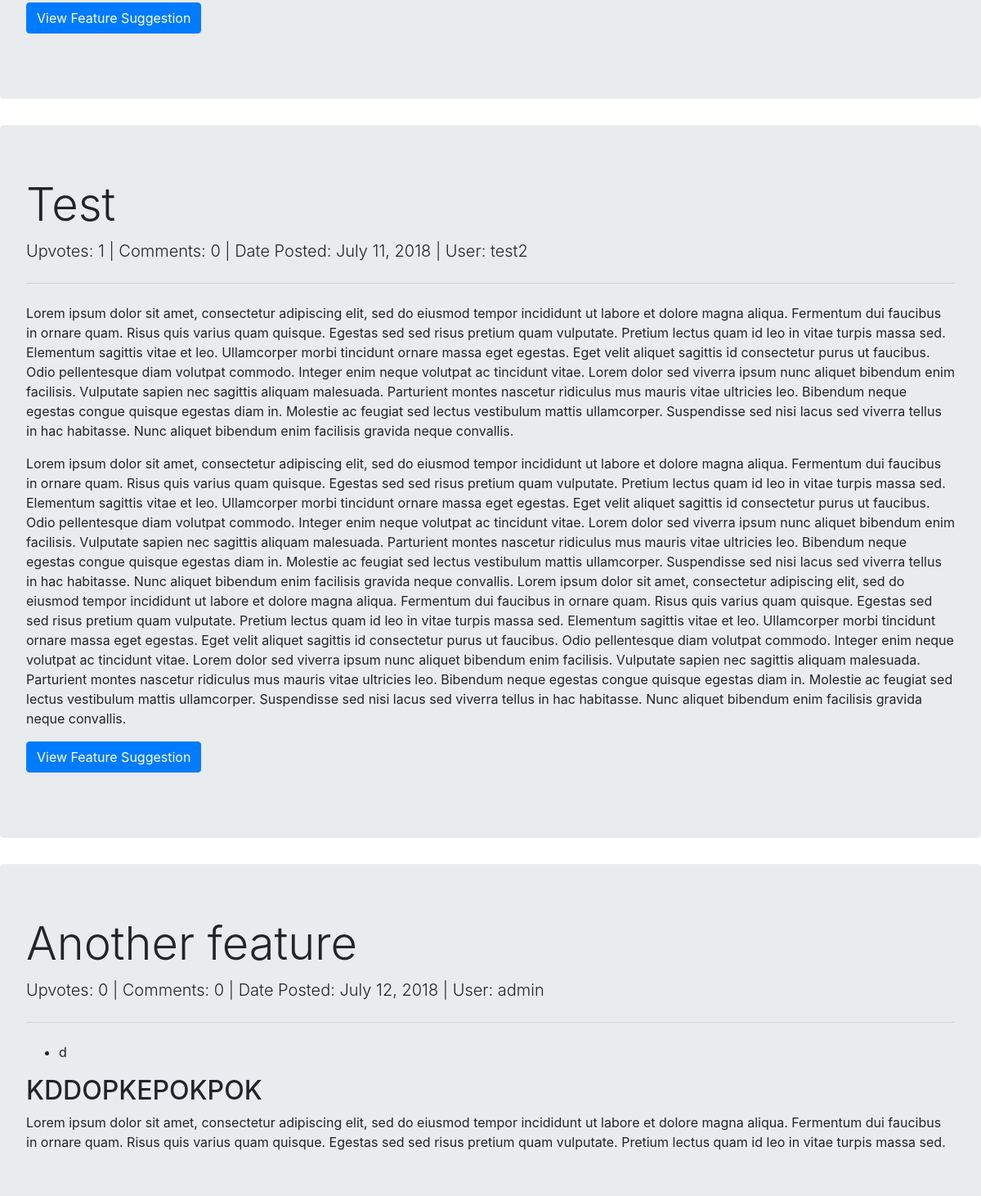
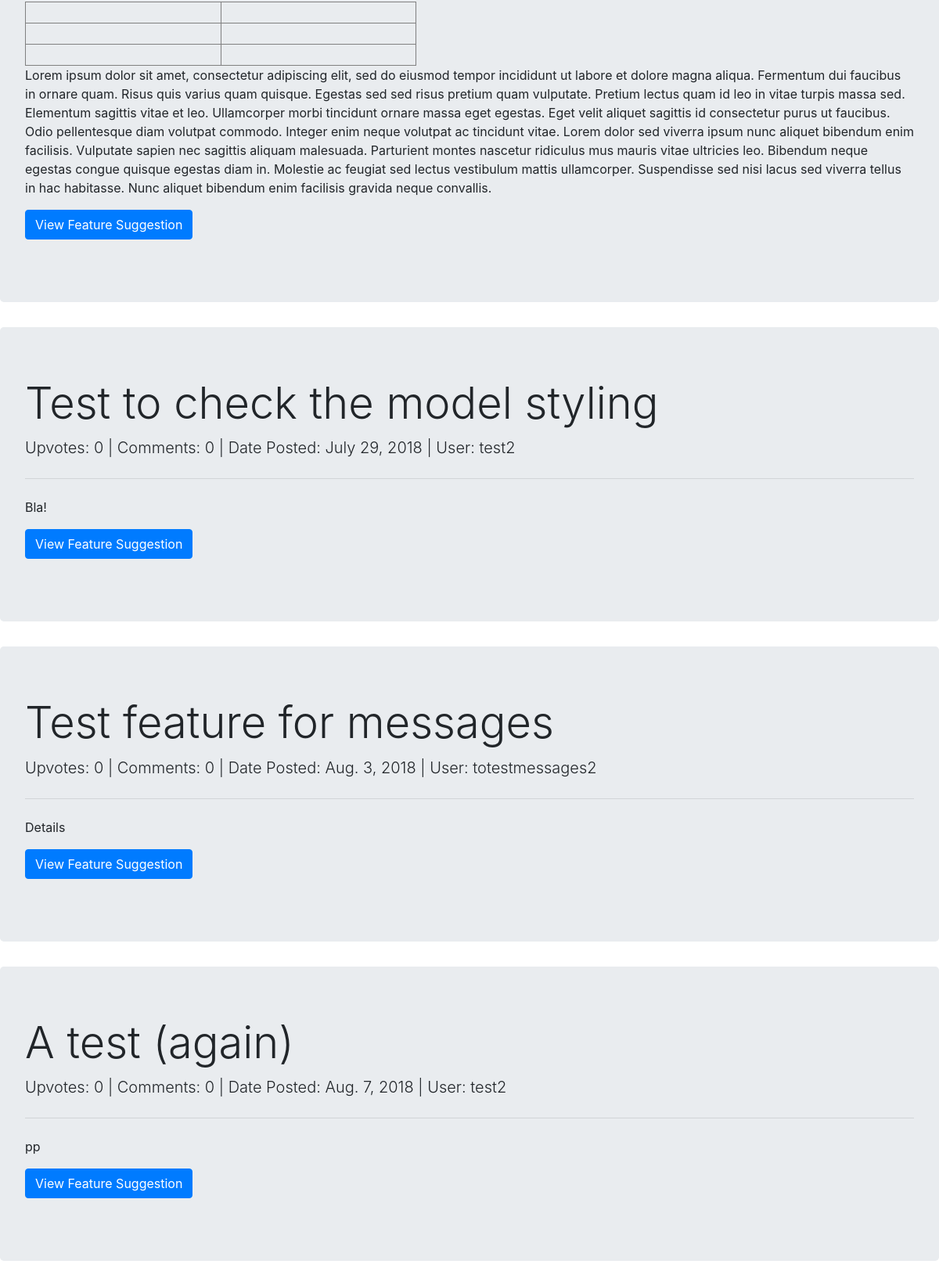
Page /suggestions/ (lower part) on the earlier database version (2 pictures, top to bottom).
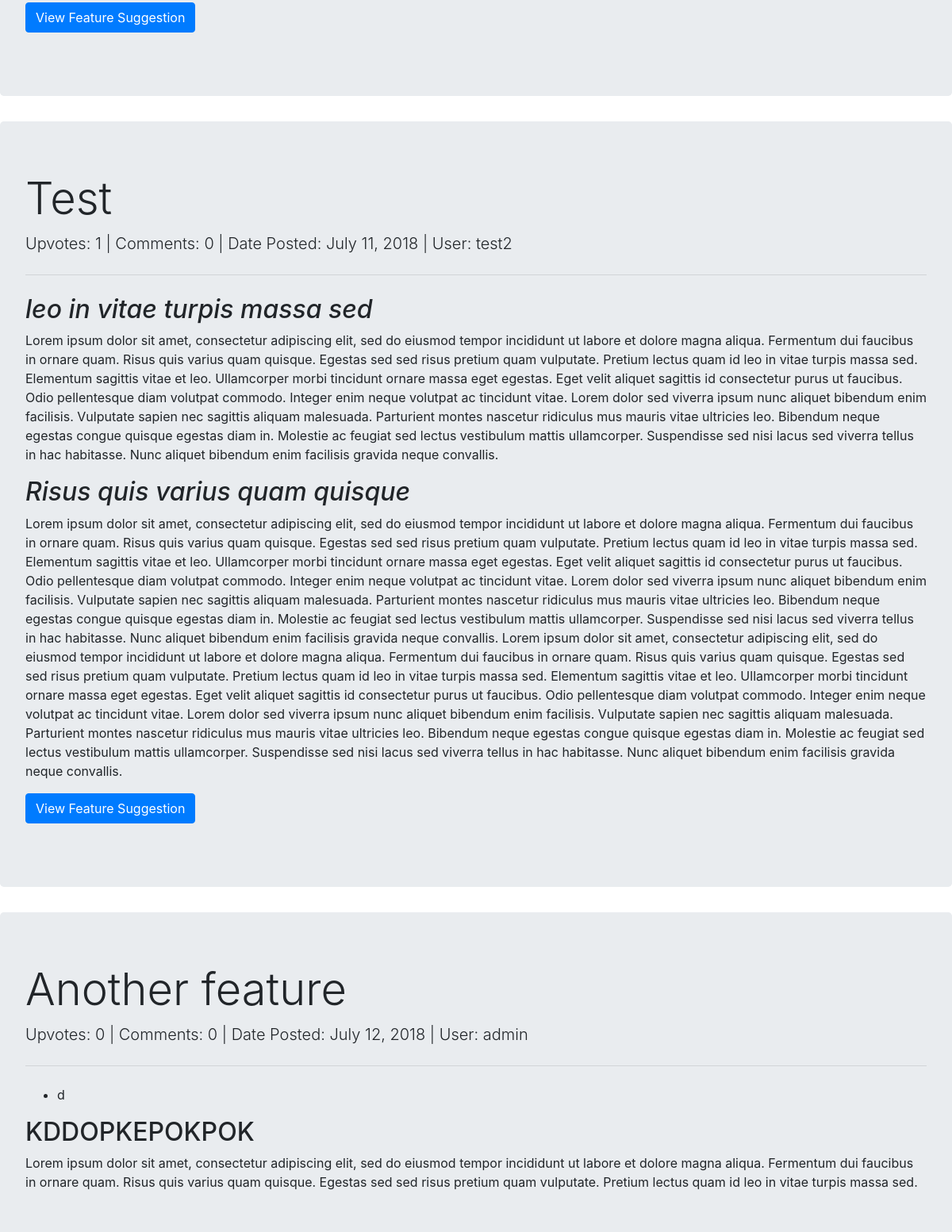
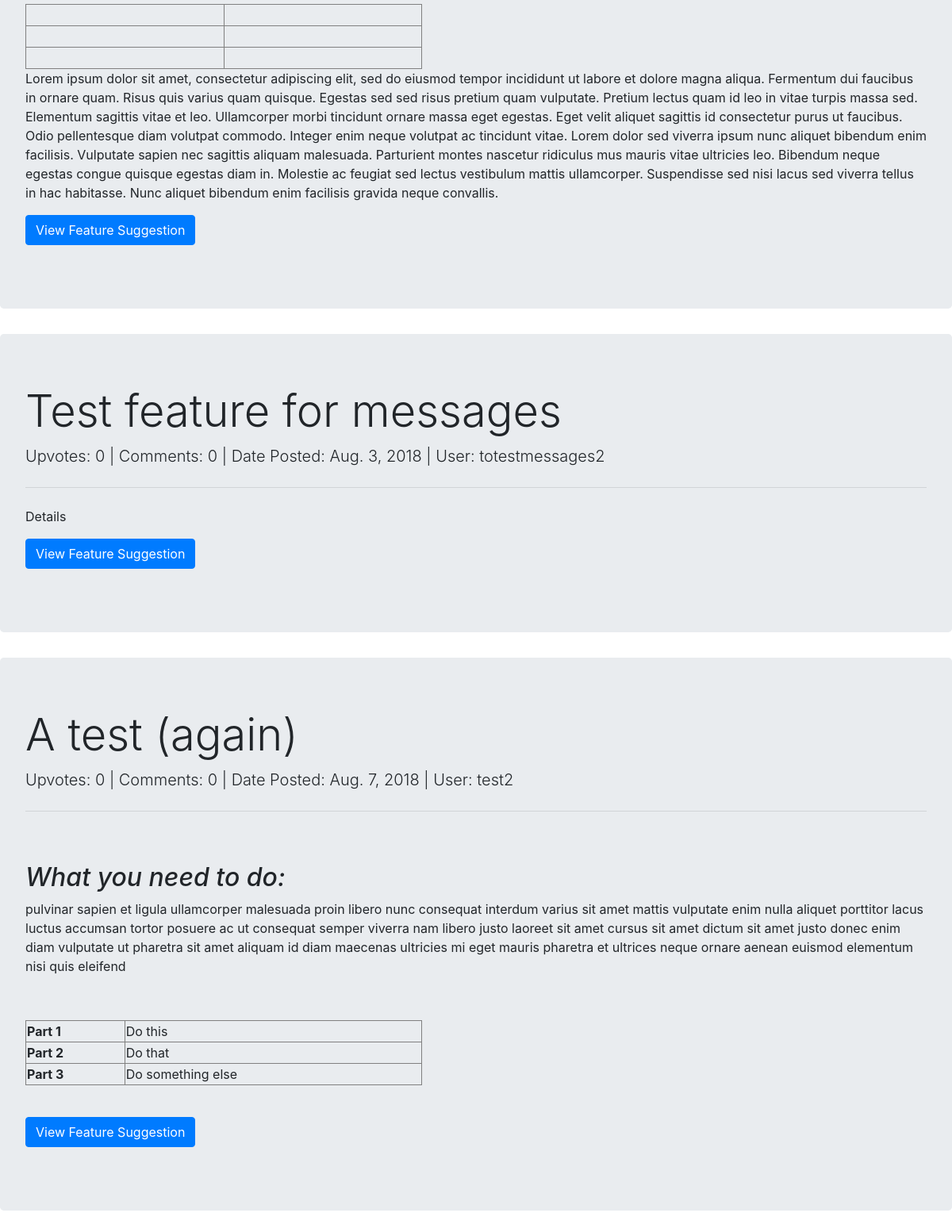
Same page on the later database version (2 pictures, top to bottom).
### usersuggestions/models.py (models this page shows, shortened)
class Suggestion(models.Model):
    suggestion_choices = ((True, 'Feature'), (False, 'Bug Fix'))
    is_feature = models.BooleanField(blank=False, default=False, choices=suggestion_choices)
    user = models.ForeignKey(User, null=False, on_delete=models.PROTECT)
    title = models.CharField(max_length=200, blank=False)
    details = RichTextUploadingField()
    date_time = models.DateTimeField(auto_now_add=True)
    delay_submission = models.BooleanField(null=False, blank=True, default=False)

### accounts/models.py (models this page shows)
class User(AbstractUser):
    USERNAME_FIELD = "email"
    email = models.EmailField('email address', blank=False, unique=True)
    REQUIRED_FIELDS = []
    def __str__(self):
        return self.username

### usersuggestions/views.py (the view)
# urls.py: url(r'^sort/(?P<sorting>[-\w]+)$', render_issue_tracker, name='issue_tracker'),
def render_issue_tracker(request, sorting="-upvotes"):
    voting_end_date = get_voting_end_date()
    current_features = return_current_features(sorting)
    bugs = return_all_current_bugs(sorting)
    completed_suggestions = return_completed_suggestions()
    current_winner = SuggestionAdminPage.objects.get(current_winner=True)
    promoted_features = get_promoted_features()
    return render(request, "issue_tracker.html", {"features": current_features, "bugs": bugs,
                                                  "voting_end_date": voting_end_date,
                                                  "promoted_features": promoted_features,
                                                  "completed_suggestions": completed_suggestions,
                                                  "current_winner": current_winner})

### market/cart.py (called while the page is built)
    def __len__(self):
        return sum(item['quantity'] for item in self.cart.values())

### market/contexts.py (called while the page is built)
def cart(request):
    return {'cart': Cart(request)}

def usercoins(request):
    if request.user.is_authenticated:
        user = request.user
        coins_amount = return_user_coins(user)
        return {"usercoins": coins_amount}
    else:
        return {"usercoins": None}

def coins_are_enabled(request):
    return {"coins_are_enabled": settings.COINS_ENABLED }

### usersuggestions/helpers.py (called while the page is built)
def return_current_features(sorting="-upvotes"):
    if sorting == "oldest":
        sorting = "date_time"
    elif sorting == "newest":
        sorting = "-date_time"
    elif sorting == "comments":
        sorting = "-comments"
    else:
        sorting = "-upvotes"
    return Suggestion.objects.filter(is_feature=True, suggestionadminpage__in_current_voting_cycle=True).annotate(
        upvotes=Count("upvote", distinct=True)).annotate(
        comments=Count("comment", distinct=True, filter=Q(comment__admin_page_comment=False))).order_by(sorting)

### usersuggestions/templates/issue_tracker.html (shortened to what this page needs)
{% extends 'base.html' %}
{% block content %}
<main id="issue-tracker">
    <div class="tab-content" id="myTabContent">
        <div class="tab-pane fade show active" id="features" role="tabpanel" aria-labelledby="features-tab">
            {% for feature in features %}
            <div class="jumbotron">
                <h1 class="suggestion-title display-4">{{ feature.title }}</h1>
                <p class="suggestion-meta lead">Upvotes: {{ feature.upvotes }} | Comments: {{ feature.comments }} | Date
                    Posted: {{ feature.date_time.date }} | User: {{ feature.user }}</p>
                <hr class="my-4">
                <div class="suggestion-details">
                    <p>{{ feature.details|safe }}</p>
                </div>
                <p class="lead">
                    <a href="{% url 'view_suggestion' feature.id %}" class="btn view-suggestion-btn btn-primary ">View
                        Feature Suggestion</a>
                </p>
            </div>
            {% endfor %}
        </div>
    </div>
</main>
{% endblock %}

Differences in the rows shown:
removed Suggestion: title "Test to check the model styling", upvotes "0", comments "0", date_time "July 29, 2018", user "test2", details "Bla!"
changed Suggestion "Test": details "Lorem ipsum dolor sit amet, consectetur adipiscing elit, sed do eiusmod tempor incididunt ut labore et dolore magna aliqua. Fermentum dui faucibus in ornare quam. Risus quis varius quam quisque. Egestas sed sed risus pretium quam vulputate. Pretium lectus quam id leo in vitae turpis massa sed. Elementum sagittis vitae et leo. Ullamcorper morbi tincidunt ornare massa eget egestas. Eget velit aliquet sagittis id consectetur purus ut faucibus. Odio pellentesque diam volutpat commodo. Integer enim neque volutpat ac tincidunt vitae. Lorem dolor sed viverra ipsum nunc aliquet bibendum enim facilisis. Vulputate sapien nec sagittis aliquam malesuada. Parturient montes nascetur ridiculus mus mauris…" → "leo in vitae turpis massa sed Lorem ipsum dolor sit amet, consectetur adipiscing elit, sed do eiusmod tempor incididunt ut labore et dolore magna aliqua. Fermentum dui faucibus in ornare quam. Risus quis varius quam quisque. Egestas sed sed risus pretium quam vulputate. Pretium lectus quam id leo in vitae turpis massa sed. Elementum sagittis vitae et leo. Ullamcorper morbi tincidunt ornare massa eget egestas. Eget velit aliquet sagittis id consectetur purus ut faucibus. Odio pellentesque diam volutpat commodo. Integer enim neque volutpat ac tincidunt vitae. Lorem dolor sed viverra ipsum nunc aliquet bibendum enim facilisis. Vulputate sapien nec sagittis aliquam malesuada. Parturient montes…"
changed Suggestion "A test (again)": details "pp" → "What you need to do: pulvinar sapien et ligula ullamcorper malesuada proin libero nunc consequat interdum varius sit amet mattis vulputate enim nulla aliquet porttitor lacus luctus accumsan tortor posuere ac ut consequat semper viverra nam libero justo laoreet sit amet cursus sit amet dictum sit amet justo donec enim diam vulputate ut pharetra sit amet aliquam id diam maecenas ultricies mi eget mauris pharetra et ultrices neque ornare aenean euismod elementum nisi quis eleifend Part 1 Do this Part 2 Do that Part 3 Do something else"
